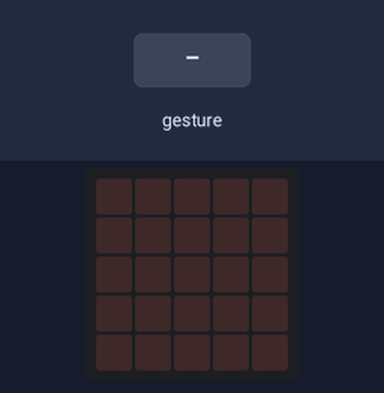
Simulated run of this program. Board: BBC micro:bit (MakeCode). On the bench: the board's 5×5 LED display. Inputs (shaded band) come from the test bench. Random numbers come from a fixed seed; a tilt is held for 1.5 s and a shake lasts 1 s, then the board lies face up again.

Above: at 1.2 s.
1.3 s: gesture 'shake'
At 2.0 s:
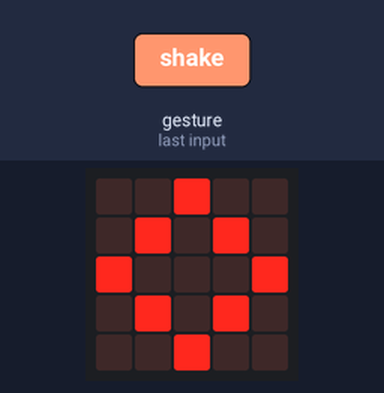
3.0 s: gesture 'shake'
At 4.5 s:
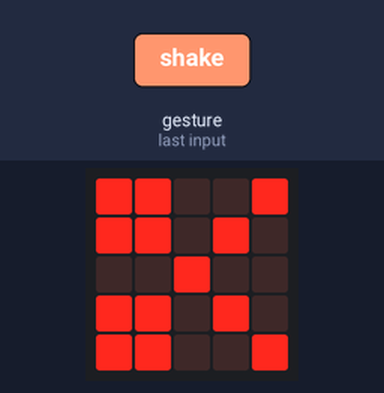
Timing chart, 0 to 6.0 s (numbered marks = the images above; inputs shaded):
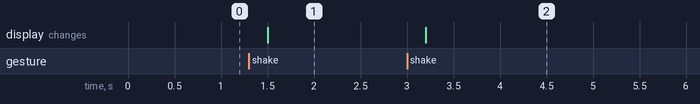

Measured:
- after the input at 1.3 s, the display: changes after 0.20 s (image 1)
- after the input at 3.0 s, the display: changes after 0.20 s (image 2)

The program:

main.ts
```typescript
let mano = 0
input.onGesture(Gesture.Shake, function on_gesture_shake() {

    mano = randint(1, 3)
    if (mano == 1) {
        basic.showIcon(IconNames.Diamond)
    } else if (mano == 2) {
        basic.showIcon(IconNames.Square)
    } else {
        basic.showIcon(IconNames.Scissors)
    }

})
```

test.ts
```typescript
// aquí va el archivo "tests"; esto no se compilará cuando este paquete se utilice como una extensión.
```
